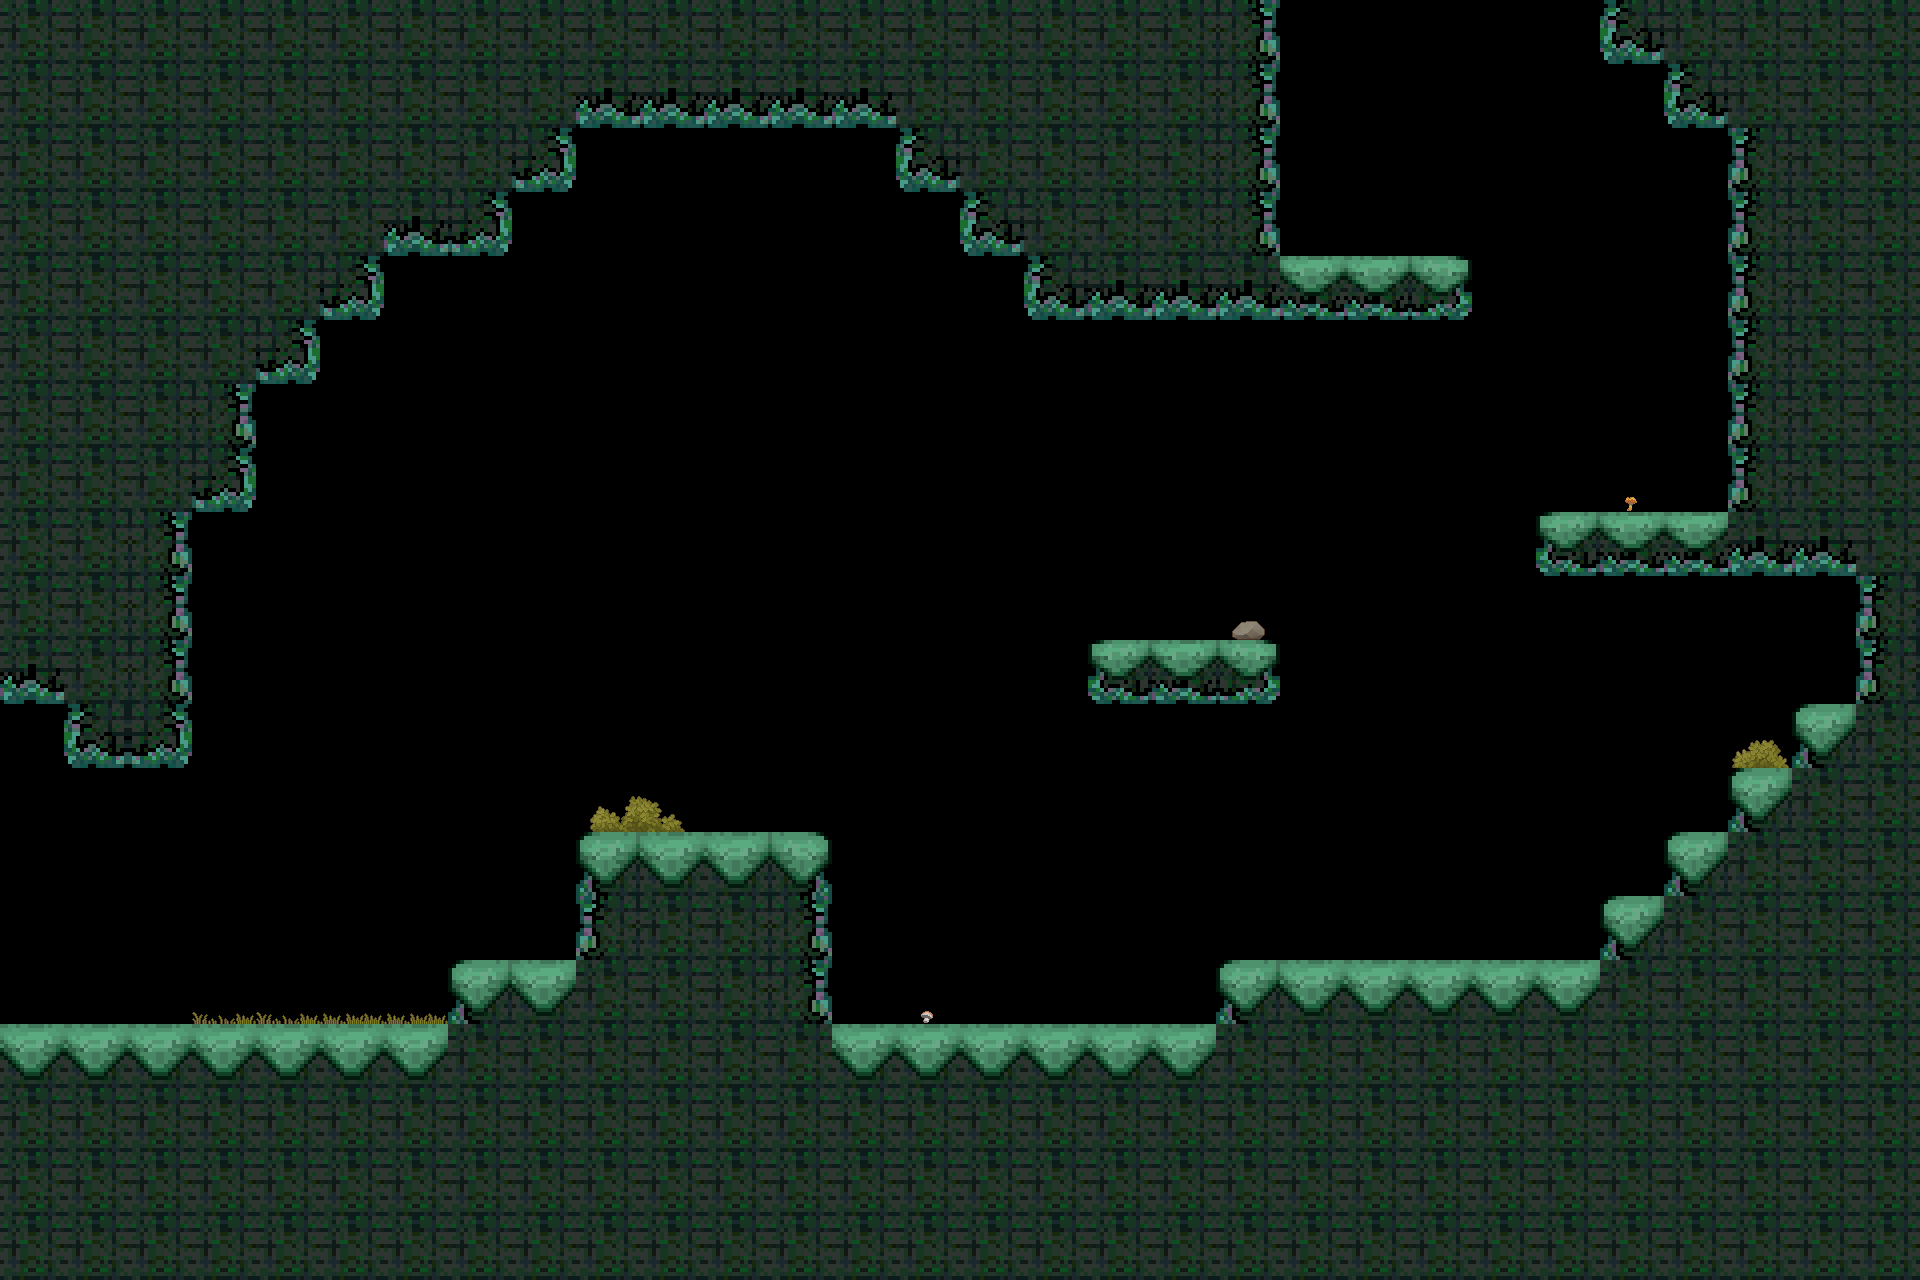

Tiled map render using the project's own tile images. Description and the whole map definition, tile-layer contents included, below:
An orthogonal 30x20 tile map with 64x64 px tiles, 2 tile layers (tiles, deco), 2 tilesets and 10 objects (N, W).

<map version="1.4" tiledversion="1.4.3" orientation="orthogonal" renderorder="right-down" width="30" height="20" tilewidth="64" tileheight="64" infinite="0" nextlayerid="6" nextobjectid="23">
 <tileset firstgid="1" source="../level0.tsx" />
 <tileset firstgid="17" source="../deco1.tsx" />
 <layer id="1" name="tiles" width="30" height="20">
  <data encoding="csv">
6,6,6,6,6,6,6,6,6,6,6,6,6,6,6,6,6,6,6,7,0,0,0,0,0,9,6,6,6,6,
6,6,6,6,6,6,6,6,6,10,10,10,10,10,6,6,6,6,6,7,0,0,0,0,0,0,9,6,6,6,
6,6,6,6,6,6,6,6,11,0,0,0,0,0,9,6,6,6,6,7,0,0,0,0,0,0,0,5,6,6,
6,6,6,6,6,6,10,11,0,0,0,0,0,0,0,9,6,6,6,7,0,0,0,0,0,0,0,5,6,6,
6,6,6,6,6,11,0,0,0,0,0,0,0,0,0,0,9,10,10,10,14,14,15,0,0,0,0,5,6,6,
6,6,6,6,11,0,0,0,0,0,0,0,0,0,0,0,0,0,0,0,0,0,0,0,0,0,0,5,6,6,
6,6,6,7,0,0,0,0,0,0,0,0,0,0,0,0,0,0,0,0,0,0,0,0,0,0,0,5,6,6,
6,6,6,11,0,0,0,0,0,0,0,0,0,0,0,0,0,0,0,0,0,0,0,0,0,0,0,5,6,6,
6,6,7,0,0,0,0,0,0,0,0,0,0,0,0,0,0,0,0,0,0,0,0,0,13,14,14,10,10,6,
6,6,7,0,0,0,0,0,0,0,0,0,0,0,0,0,0,0,0,0,0,0,0,0,0,0,0,0,0,5,
10,6,7,0,0,0,0,0,0,0,0,0,0,0,0,0,0,13,14,15,0,0,0,0,0,0,0,0,0,5,
0,9,11,0,0,0,0,0,0,0,0,0,0,0,0,0,0,0,0,0,0,0,0,0,0,0,0,0,1,6,
0,0,0,0,0,0,0,0,0,0,0,0,0,0,0,0,0,0,0,0,0,0,0,0,0,0,0,1,6,6,
0,0,0,0,0,0,0,0,0,1,2,2,3,0,0,0,0,0,0,0,0,0,0,0,0,0,1,6,6,6,
0,0,0,0,0,0,0,0,0,5,6,6,7,0,0,0,0,0,0,0,0,0,0,0,0,1,6,6,6,6,
0,0,0,0,0,0,0,1,2,6,6,6,7,0,0,0,0,0,0,1,2,2,2,2,2,6,6,6,6,6,
2,2,2,2,2,2,2,6,6,6,6,6,6,2,2,2,2,2,2,6,6,6,6,6,6,6,6,6,6,6,
6,6,6,6,6,6,6,6,6,6,6,6,6,6,6,6,6,6,6,6,6,6,6,6,6,6,6,6,6,6,
6,6,6,6,6,6,6,6,6,6,6,6,6,6,6,6,6,6,6,6,6,6,6,6,6,6,6,6,6,6,
6,6,6,6,6,6,6,6,6,6,6,6,6,6,6,6,6,6,6,6,6,6,6,6,6,6,6,6,6,6
</data>
 </layer>
 <layer id="5" name="deco" width="30" height="20">
  <data encoding="csv">
0,0,0,0,0,0,0,0,0,0,0,0,0,0,0,0,0,0,0,0,0,0,0,0,0,0,0,0,0,0,
0,0,0,0,0,0,0,0,0,0,0,0,0,0,0,0,0,0,0,0,0,0,0,0,0,0,0,0,0,0,
0,0,0,0,0,0,0,0,0,0,0,0,0,0,0,0,0,0,0,0,0,0,0,0,0,0,0,0,0,0,
0,0,0,0,0,0,0,0,0,0,0,0,0,0,0,0,0,0,0,0,0,0,0,0,0,0,0,0,0,0,
0,0,0,0,0,0,0,0,0,0,0,0,0,0,0,0,0,0,0,0,0,0,0,0,0,0,0,0,0,0,
0,0,0,0,0,0,0,0,0,0,0,0,0,0,0,0,0,0,0,0,0,0,0,0,0,0,0,0,0,0,
0,0,0,0,0,0,0,0,0,0,0,0,0,0,0,0,0,0,0,0,0,0,0,0,0,0,0,0,0,0,
0,0,0,0,0,0,0,0,0,0,0,0,0,0,0,0,0,0,0,0,0,0,0,0,0,25,0,0,0,0,
0,0,0,0,0,0,0,0,0,0,0,0,0,0,0,0,0,0,0,0,0,0,0,0,0,0,0,0,0,0,
0,0,0,0,0,0,0,0,0,0,0,0,0,0,0,0,0,0,0,22,0,0,0,0,0,0,0,0,0,0,
0,0,0,0,0,0,0,0,0,0,0,0,0,0,0,0,0,0,0,0,0,0,0,0,0,0,0,0,0,0,
0,0,0,0,0,0,0,0,0,0,0,0,0,0,0,0,0,0,0,0,0,0,0,0,0,0,0,17,0,0,
0,0,0,0,0,0,0,0,0,20,21,0,0,0,0,0,0,0,0,0,0,0,0,0,0,0,0,0,0,0,
0,0,0,0,0,0,0,0,0,0,0,0,0,0,0,0,0,0,0,0,0,0,0,0,0,0,0,0,0,0,
0,0,0,0,0,0,0,0,0,0,0,0,0,0,0,0,0,0,0,0,0,0,0,0,0,0,0,0,0,0,
0,0,0,31,31,32,32,0,0,0,0,0,0,0,26,0,0,0,0,0,0,0,0,0,0,0,0,0,0,0,
0,0,0,0,0,0,0,0,0,0,0,0,0,0,0,0,0,0,0,0,0,0,0,0,0,0,0,0,0,0,
0,0,0,0,0,0,0,0,0,0,0,0,0,0,0,0,0,0,0,0,0,0,0,0,0,0,0,0,0,0,
0,0,0,0,0,0,0,0,0,0,0,0,0,0,0,0,0,0,0,0,0,0,0,0,0,0,0,0,0,0,
0,0,0,0,0,0,0,0,0,0,0,0,0,0,0,0,0,0,0,0,0,0,0,0,0,0,0,0,0,0
</data>
 </layer>
 <objectgroup id="3" name="conx">
  <object id="11" name="N" x="1280" y="0" width="320" height="64" />
  <object id="12" name="W" x="0" y="704" width="64" height="320" />
 </objectgroup>
 <objectgroup id="4" name="spawns">
  <object id="14" x="1184" y="576">
   <point />
  </object>
  <object id="16" x="699.595" y="753.576">
   <point />
  </object>
  <object id="21" x="1536" y="832">
   <point />
  </object>
  <object id="22" x="1088" y="960">
   <point />
  </object>
 </objectgroup>
 <objectgroup id="2" name="collision">
  <object id="4" x="0" y="0">
   <polygon points="0,0 1280,0 1280,256 1472,256 1472,320 1024,320 1024,256 960,256 960,192 896,192 896,128 576,128 576,192 512,192 512,256 384,256 384,320 320,320 320,384 256,384 256,512 192,512 192,768 64,768 64,704 0,704" />
  </object>
  <object id="5" x="1600" y="0">
   <polygon points="0,0 320,0 320,1280 -1600,1280 -1600,1024 -1152,1024 -1152,960 -1024,960 -1024,832 -768,832 -768,1024 -384,1024 -384,960 0,960 0,896 64,896 64,832 128,832 128,768 192,768 192,704 256,704 256,576 -64,576 -64,512 128,512 128,128 64,128 64,64 0,64" />
  </object>
  <object id="6" x="1088" y="640">
   <polygon points="0,0 192,0 192,64 0,64" />
  </object>
  <object id="19" x="32" y="32">
   <polygon points="0,0 0,1216 1856,1216 1856,0" />
  </object>
 </objectgroup>
</map>
